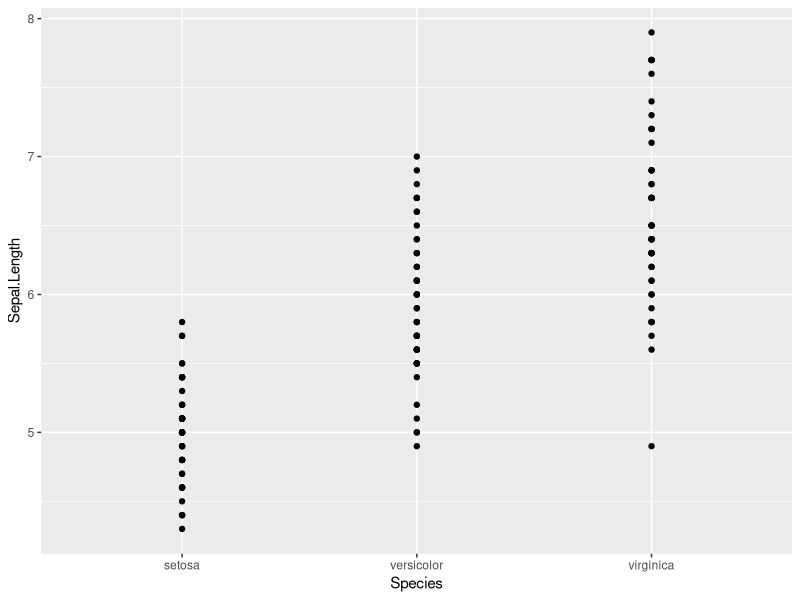
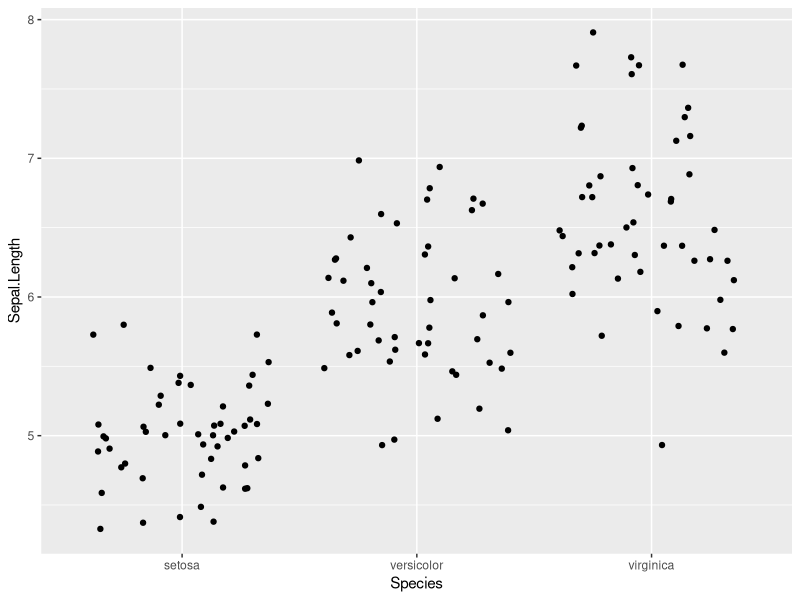
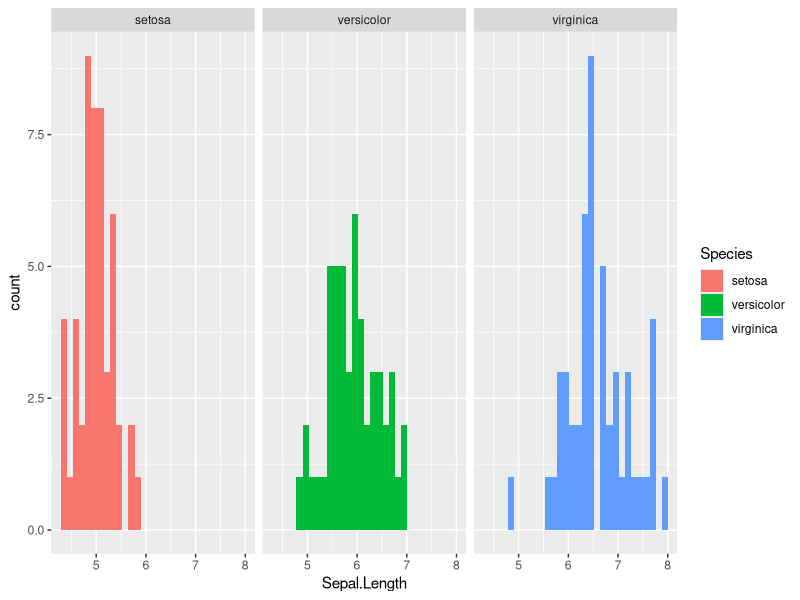
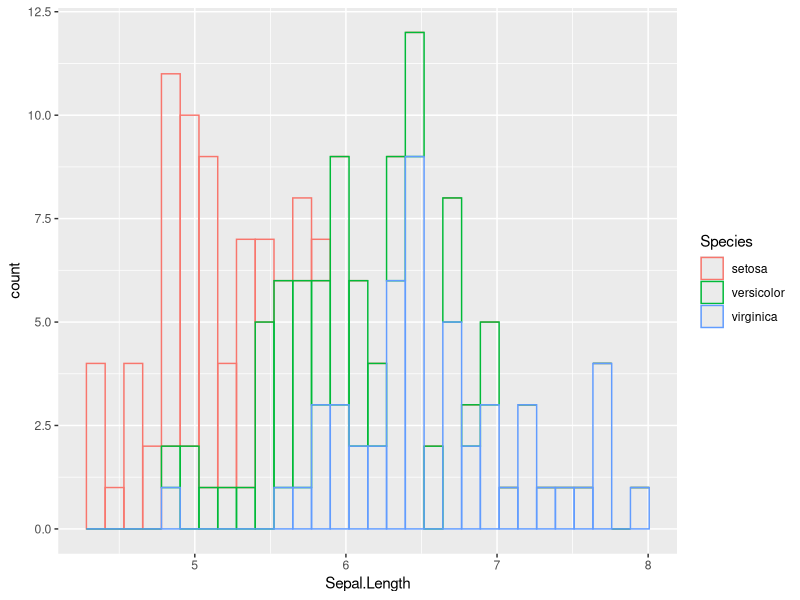
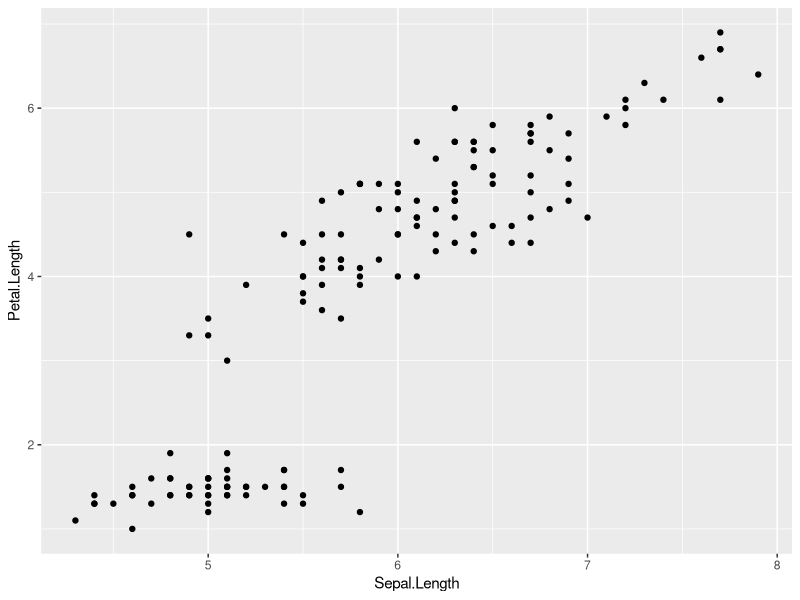
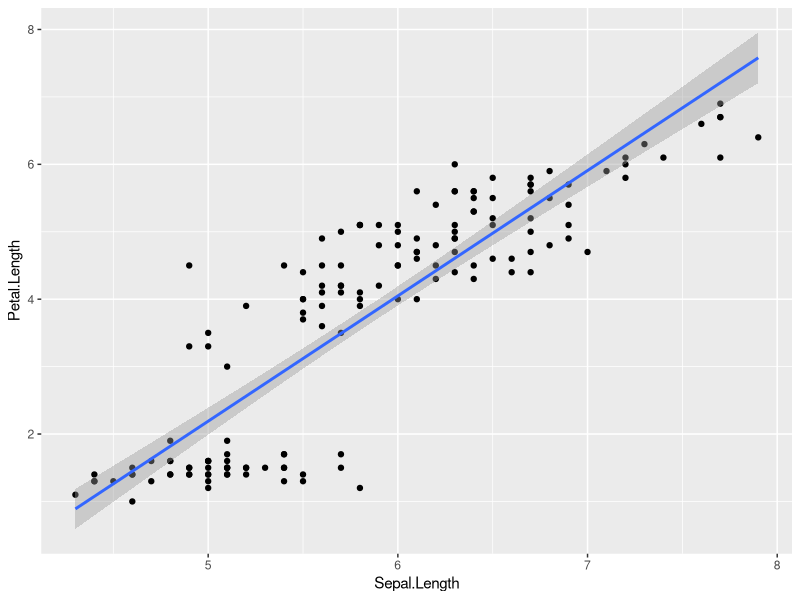
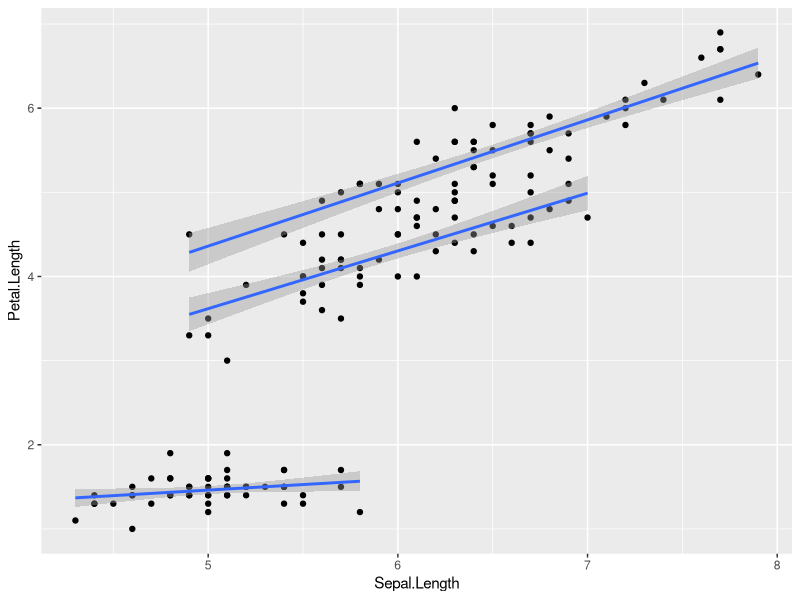
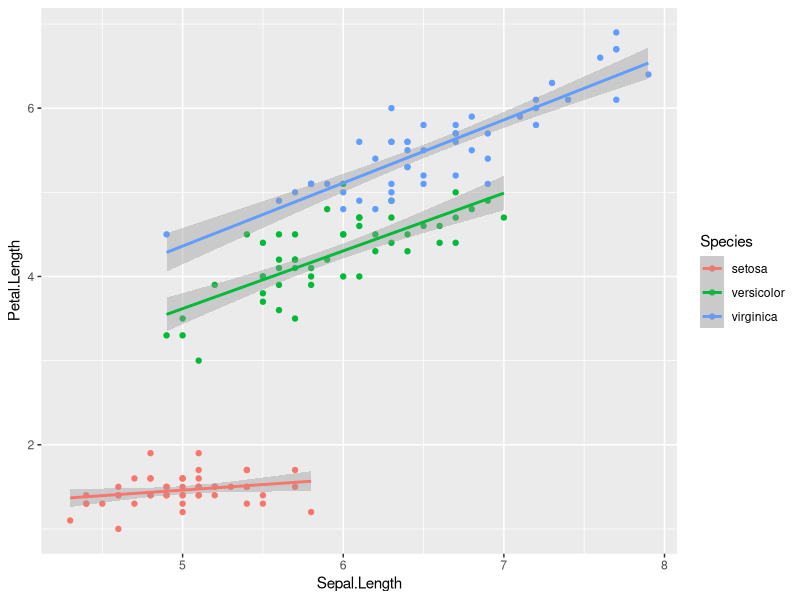

These charts were generated, in order, by the following R code:
# Load the tidyverse set of libraries (mostly for dplyr and ggplot2) 
library(tidyverse) 

# Let's take a look at what info we have about the data in its help file 
help("iris") 

# or ?iris # what about help in ? itself? or other basic operators? 

?"?" 

?"=" 

# Make a copy of the built-in iris data 
ourdata <- iris 

# What does the structure of our dataframe look like? 
str(ourdata)

# And the first few lines (the 'head'): 
head(ourdata)

# In the console in RStudio, you could also use view(ourdata) 
# view(ourdata) 

# Note: Don't leave this in your Rmd file. 

# And the complete dataframe dumped to the console (unless output is truncated) 
# ourdata

ggplot(ourdata, aes(x=Species, y=Sepal.Length)) + geom_point()

ggplot(ourdata, aes(x=Species, y=Sepal.Length)) + geom_jitter()

ggplot(ourdata, aes(x=Sepal.Length, fill=Species)) + facet_wrap(~Species)+ geom_histogram()

ggplot(ourdata, aes(x=Sepal.Length, colour = Species)) + geom_histogram(fill = NA)

ggplot(ourdata, aes(x=Sepal.Length, y= Petal.Length)) + geom_point()

ggplot(ourdata, aes(x=Sepal.Length, y= Petal.Length)) + geom_point() + geom_smooth(method = "lm")

ggplot(ourdata, aes(x=Sepal.Length, y= Petal.Length, group=Species)) + geom_point() + geom_smooth(method = "lm")

ggplot(ourdata, aes(x=Sepal.Length, y=Petal.Length, colour=Species)) + geom_point() + geom_smooth(method = "lm")
